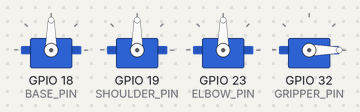
A sketch run on a simulated ESP32. On the bench: 4 × servo. What the sketch prints to the serial monitor is not drawn.

Above: at 2.05 s.
At 3.4 s:
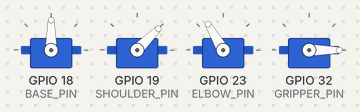
At 4.05 s:
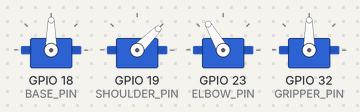
At 4.75 s:
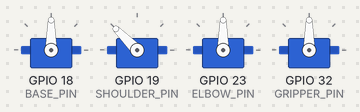
At 6.1 s:
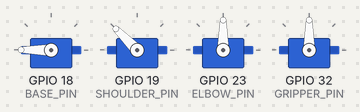
At 7.5 s:
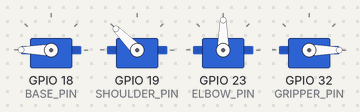
Timing chart, 0 to 15.7 s (numbered marks = the images above):
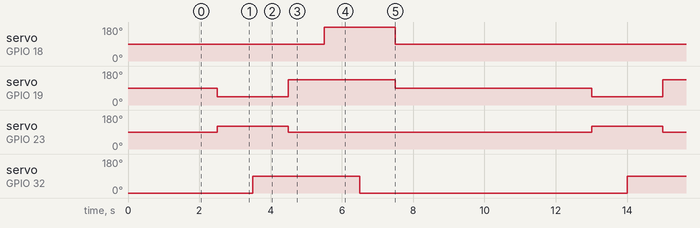

The sketch:

Robotic_Arm.ino
```cpp
/*
  🚨 ResQBot - Robotic Arm Controller 🚨
  Controls a 4-Axis Servo Robotic Arm for debris removal and supply drops.
  Designed for ESP32 using the ESP32Servo library.
*/

#include <ESP32Servo.h>

// ==========================================
// 1. PIN DEFINITIONS (Use Safe ESP32 Pins)
// ==========================================
const int BASE_PIN = 18;     // Rotates the entire arm left/right
const int SHOULDER_PIN = 19; // Moves the lower arm up/down
const int ELBOW_PIN = 23;    // Moves the upper arm up/down
const int GRIPPER_PIN = 32;  // Opens and closes the claw

// ==========================================
// 2. SERVO OBJECTS
// ==========================================
Servo baseServo;
Servo shoulderServo;
Servo elbowServo;
Servo gripperServo;

// ==========================================
// 3. SETUP FUNCTION
// ==========================================
void setup() {
  Serial.begin(115200);
  Serial.println("Initializing ResQBot Arm Systems...");

  // ESP32 requires setting specific PWM timers for servos
  ESP32PWM::allocateTimer(0);
  ESP32PWM::allocateTimer(1);
  ESP32PWM::allocateTimer(2);
  ESP32PWM::allocateTimer(3);

  // Attach servos to pins with standard pulse widths (500us to 2400us)
  baseServo.setPeriodHertz(50);
  baseServo.attach(BASE_PIN, 500, 2400);

  shoulderServo.setPeriodHertz(50);
  shoulderServo.attach(SHOULDER_PIN, 500, 2400);

  elbowServo.setPeriodHertz(50);
  elbowServo.attach(ELBOW_PIN, 500, 2400);

  gripperServo.setPeriodHertz(50);
  gripperServo.attach(GRIPPER_PIN, 500, 2400);

  // Move arm to starting safe position
  resetArm();
  delay(2000);
}

// ==========================================
// 4. MAIN LOOP (Test Sequence)
// ==========================================
void loop() {
  Serial.println("Executing Debris Removal Sequence...");

  // 1. Move to target
  moveBase(90);      // Face forward
  delay(500);

  // 2. Reach down
  reachDown();
  delay(1000);

  // 3. Grab object
  closeGripper();
  delay(1000);

  // 4. Lift object
  reachUp();
  delay(1000);

  // 5. Move to the side and drop
  moveBase(180);     // Turn 90 degrees left
  delay(1000);
  openGripper();     // Drop the debris
  delay(1000);

  // 6. Return to resting state
  resetArm();

  Serial.println("Sequence Complete. Waiting 5 seconds...");
  delay(5000);
}

// ==========================================
// 5. ARM CONTROL FUNCTIONS
// ==========================================

// Move the base smoothly to a specific angle
void moveBase(int targetAngle) {
  baseServo.write(targetAngle);
}

// Pre-programmed: Reach down to grab
void reachDown() {
  shoulderServo.write(45); // Lower shoulder
  elbowServo.write(120);   // Extend elbow down
}

// Pre-programmed: Lift arm up safely
void reachUp() {
  shoulderServo.write(135); // Raise shoulder
  elbowServo.write(90);     // Level the elbow
}

// Open the claw
void openGripper() {
  gripperServo.write(0); // Adjust this angle based on your specific claw
}

// Close the claw tightly
void closeGripper() {
  gripperServo.write(90); // Adjust this angle so it doesn't crush the object
}

// Fold the arm into a compact, safe driving position
void resetArm() {
  Serial.println("Arm moving to safe driving posture...");
  baseServo.write(90);      // Centered
  shoulderServo.write(90);  // Upright
  elbowServo.write(90);     // Folded in
  openGripper();            // Claw open
}
```

Measured:
- by itself, servo on GPIO 18 (BASE_PIN): alternates 180° for 2.0 s and 90° for 8.5 s
- by itself, servo on GPIO 19 (SHOULDER_PIN): repeats every 10.5 s: 135° 3.0 s, 90° 5.5 s, 45° 2.0 s
- by itself, servo on GPIO 23 (ELBOW_PIN): alternates 120° for 2.0 s and 90° for 8.5 s
- by itself, servo on GPIO 32 (GRIPPER_PIN): alternates 90° for 3.0 s and 0° for 7.5 s
